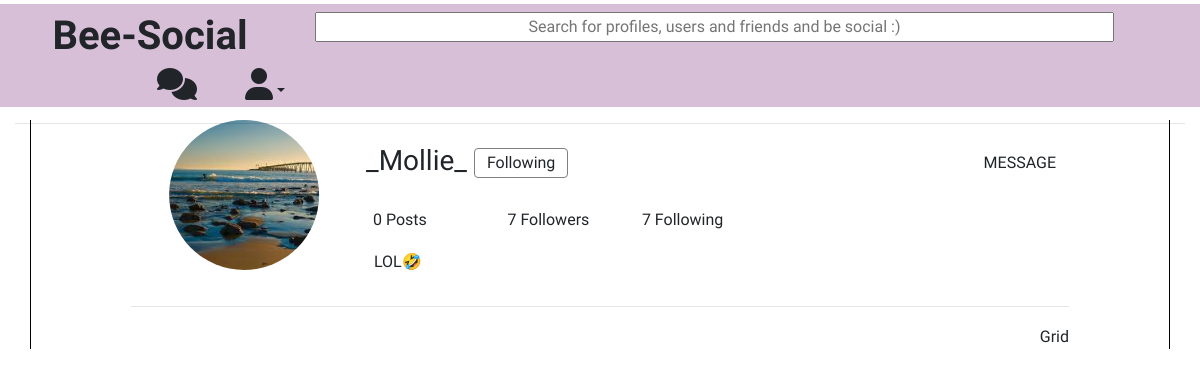
The app's page /social/photos/21 (signed in) with its own data.
### Social/models.py (models this page shows, shortened)
class Profile(models.Model):
	pimage=models.ImageField(blank=True,null=True,default='user.png',upload_to='images/')
	user=models.OneToOneField(User,on_delete=models.CASCADE)
	bio=models.CharField(max_length=200)
	followers=models.ManyToManyField('self',null=True,blank=True,related_name='f1',symmetrical=False)
	following=models.ManyToManyField('self',null=True,blank=True,related_name='f2',symmetrical=False)
	def countPosts(self):
		posts=Post.objects.filter(profile__pk=self.pk)
		return len(posts)
	def getPosts(self):
		posts=Post.objects.filter(profile__pk=self.pk)
		return posts

### Social/views.py (the view)
# urls.py: path('photos/<pk>',views.profileposts,name='profileposts'),
def profileposts(request,pk):
	profile=Profile.objects.get(pk=pk)
	postcount=profile.countPosts()
	posts=profile.getPosts()
	profile2=Profile.objects.get(user=request.user)
	return render(request,'profileposts.html',{'profile':profile,'profile2':profile2,'postcount':postcount,'posts':posts})

### Social/templates/profileposts.html (shortened to what this page needs)
{% extends 'base.html' %}
{% block content%}
<div class='container-fluid fix'>
	<div class='row pt-2 pb-1 warning'>
		<div class='col-sm-3 d-flex justify-content-center'>
			<h1><a href="{% url 'Social:index'%}"><b>Bee-Social</b></h1>
		</div>
		<div class='col-sm-6 d-flex align-items-center'>
			<form id='search'>
				<input class='text-center'type="text" name="search" size=83 placeholder='Search for profiles, users and friends and be social :)'>
			</form>
		</div>
		<div class='col-sm-3 d-flex justify-content-end align-items-center'>
			<a href=""><i class="fas fa-comments fa-2x pr-5"></i></a>
			<div class='dropdown'>
				<a class='dropdown-toggle' id='dropdownMenuLink' data-toggle='dropdown' ><i class="fa fa-user fa-2x drop-down" aria-hidden="true"></i></a>
			</div>
		</div>
	</div>
	<hr>
</div>
<br><br><br><br><br>
<div class='container profilebox '>
	<div class='row'>
		<div class='col-sm-3 text-right'><img src="{{profile.pimage.url}}" class='round' alt='problem' height='150px' width="auto"></div>
		<div class='col-sm-5'>
			<br>
			<div class='pl-2 row'>
				{% if profile.user == request.user %}
				<h3>{{profile.user.username}}<a href='#popup1'> <button class='btn btn-lead edit'>Edit Profile <i class="fas fa-cogs"></i></button></a></h3>
				{% else %}
					{% if profile.followers.all %}
						{% if profile2 in profile.followers.all %}
							<h3>{{profile.user.username}} <button id='fbutton' onclick="follow({{profile.pk}})" class='btn btn-lead edit'>Following</button></h3>
							{% else%}
							<h3>{{profile.user.username}} <button id='fbutton' onclick="follow({{profile.pk}})" class='btn btn-lead edit'>Follow</button></h3>
							{% endif%}
					{% else%}
						<h3>{{profile.user.username}} <button id='fbutton' onclick="follow({{profile.pk}})" class='btn btn-lead edit'>Follow</button></a></h3>
					{% endif%}
				{% endif%}
			</div>
			<br>
			<div class='row'>
					<div class='col text-left'>
					<h6>{{postcount}} Posts</h6>
				</div>
				<div class='col text-left'>
					<h6 id="followers">{{profile.followers.count}} Followers</h6>
				</div>
				<div class='col text-left'>
					<h6>{{profile.following.count}} Following</h6>
				</div>
			</div>
			<div class='row break'>
				<div class='col'>
					<div class='row'><h6 class='pl-3'><b>{{profile.user.first_name}} {{profile.user.last_name}}</b></h6></div>
				<div class='row'><p class='pl-3'>{{profile.bio}}</p></div>
				</div>
			</div>
		</div>
		<div class='col-sm-4 text-right'>
			<br>
			<a href="{% url 'Social:message' pk=profile.pk %}"><button class='align-self-right btn btn-lead'>MESSAGE</button></a>
		</div>
	</div>
	<hr>
	<div class='row'>
		<div class='col text-right'><a class='discolor' href="{% url 'Social:profile' pk=profile.pk %}">Grid</a></div>
	</div>
</div>
{% endblock%}

### Social/templates/base.html (style rules this page uses)
body { font-family: 'ABeeZee', sans-serif; }
.warning { background-color:#D8BFD8; }

### Social/templates/profileposts.html (style rules this page uses)
button { background-color: Transparent; background-repeat:no-repeat; border: none; cursor:pointer; overflow: hidden; outline:none; }
a { color: inherit; }
a:link { text-decoration: none; }
.round { clip-path: circle(); }
hr { padding-bottom:2px; }
.discolor { text-decoration: none; }
.fix { position:fixed; top: 0 ; width:100%; z-index: 2 }
.profilebox { padding-left: 100px; padding-right: 100px; margin-left: auto; margin-right: auto; border-right: 1px solid black; border-left: 1px solid black; position:relative; z-index: 1; }
.edit { border: 1px solid grey; padding-top: 1%; padding-bottom: 1%; }
.break { padding-top: 5px; }

### records on screen
Profile: pimage (picture), user.username "_Mollie_", followers.count "7", following.count "7", bio "LOL🤣"

### other values on screen
{{ postcount }} "0"
